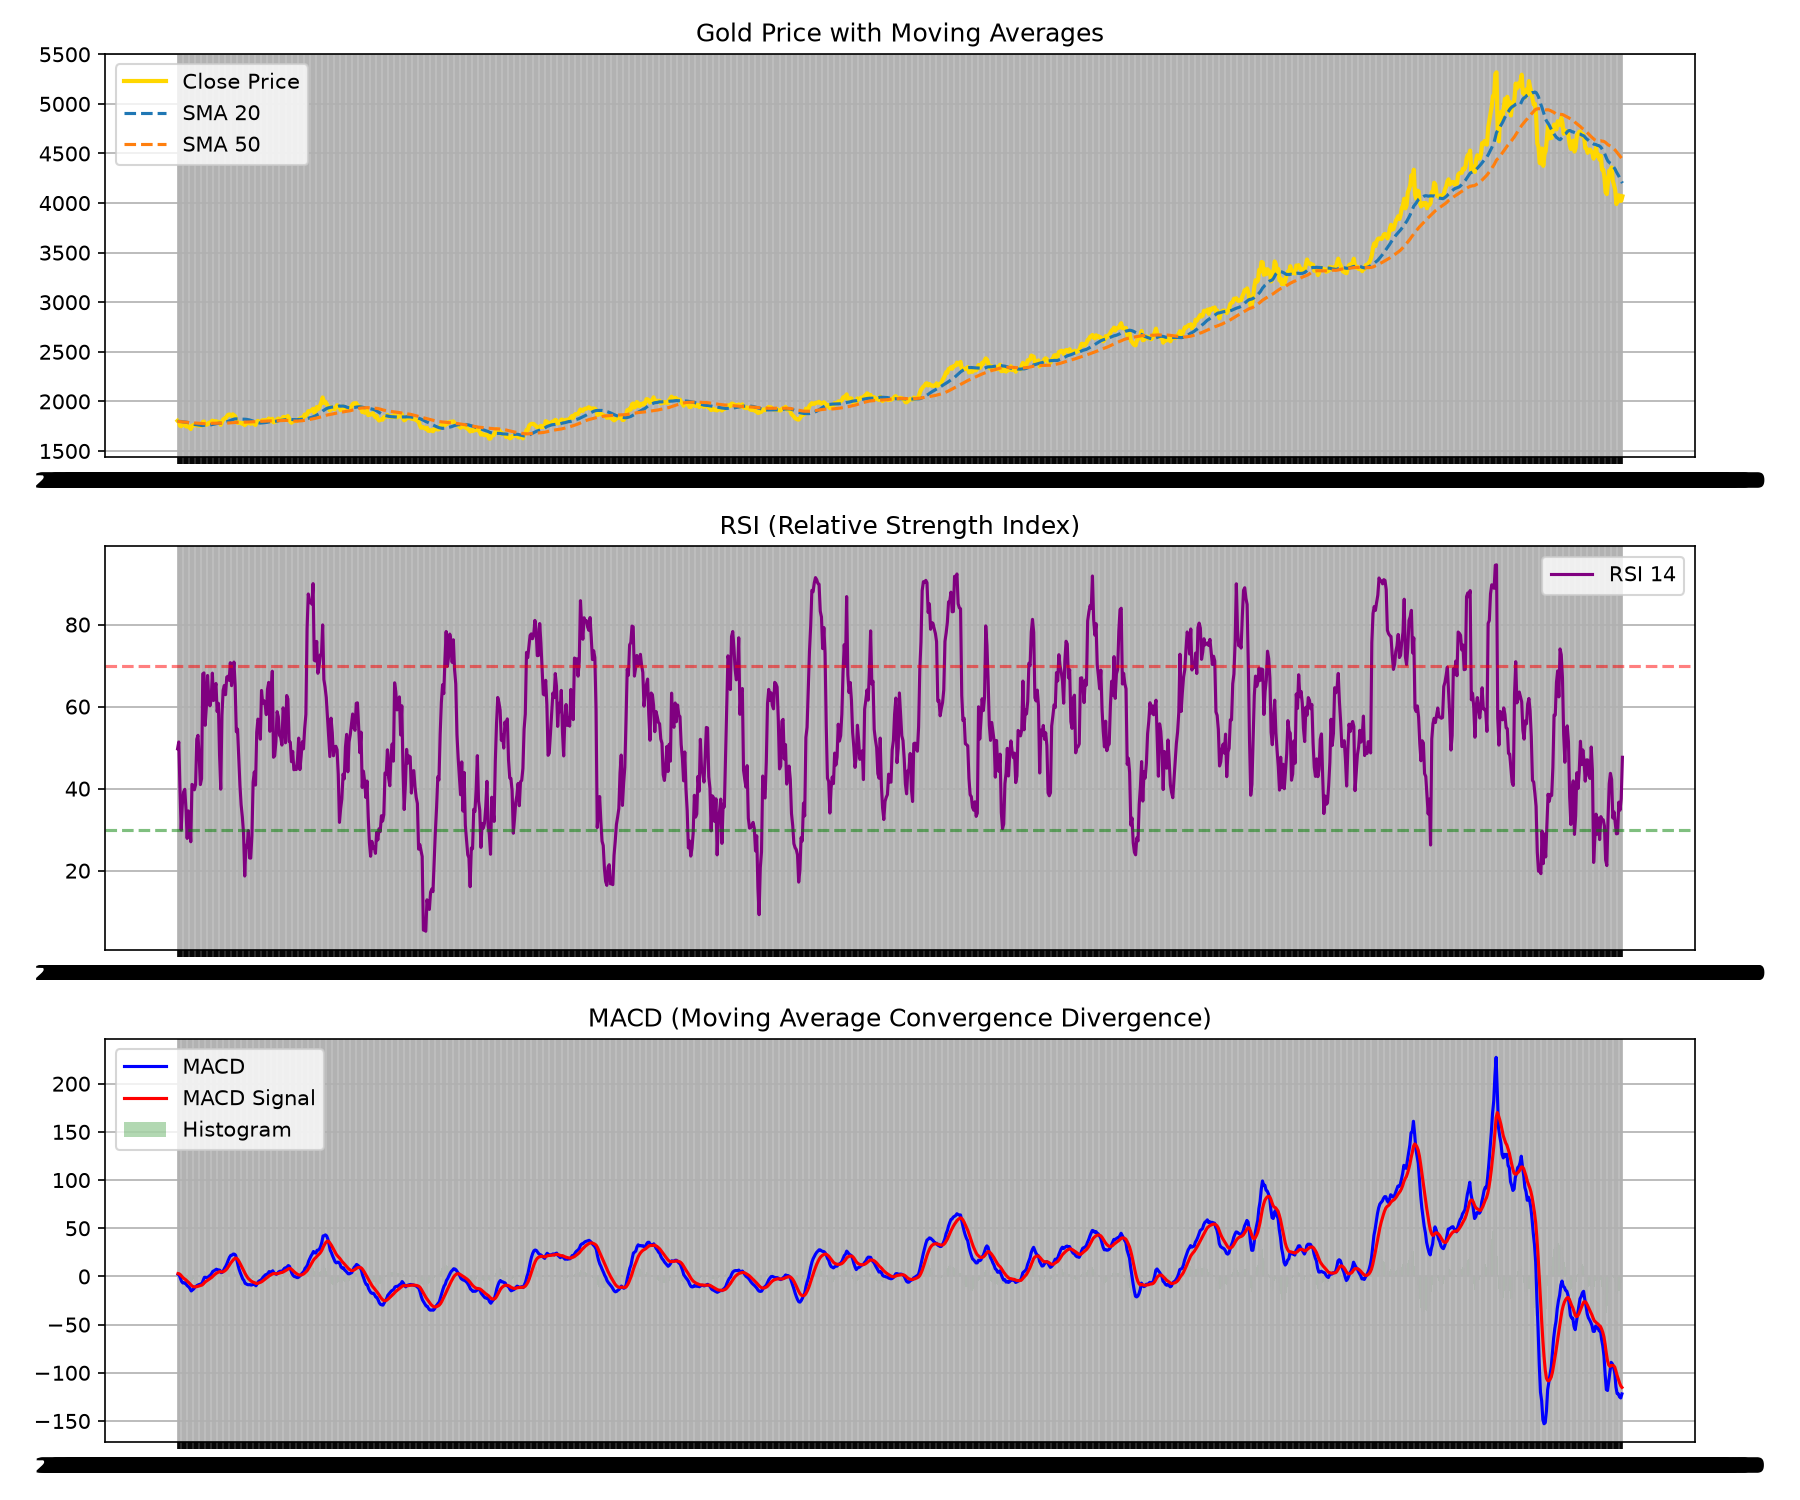

Reproduce this figure in Python.
import pandas as pd
import numpy as np
import matplotlib.pyplot as plt

# Load the data from the CSV file
df = pd.read_csv('gold_price_data.csv', index_col=0, parse_dates=True)

# 1. Moving Averages
df['SMA_20'] = df['Close'].rolling(window=20).mean()          # 20-day Simple Moving Average
df['SMA_50'] = df['Close'].rolling(window=50).mean()          # 50-day Simple Moving Average
df['EMA_20'] = df['Close'].ewm(span=20, adjust=False).mean()  # 20-day Exponential Moving Average

# 2. RSI (Relative Strength Index)
def calculate_rsi(data, window=14):
    delta = data.diff()
    gain = (delta.where(delta > 0, 0)).rolling(window=window).mean()
    loss = (-delta.where(delta < 0, 0)).rolling(window=window).mean()
    rs = gain / loss
    rsi = 100 - (100 / (1 + rs))
    return rsi

df['RSI_14'] = calculate_rsi(df['Close'], 14)

# 3. MACD (Moving Average Convergence Divergence)
exp1 = df['Close'].ewm(span=12, adjust=False).mean()
exp2 = df['Close'].ewm(span=26, adjust=False).mean()
df['MACD'] = exp1 - exp2
df['MACD_Signal'] = df['MACD'].ewm(span=9, adjust=False).mean()
df['MACD_Histogram'] = df['MACD'] - df['MACD_Signal']

# 4. Bollinger Bands
df['BB_Middle'] = df['Close'].rolling(window=20).mean()
bb_std = df['Close'].rolling(window=20).std()
df['BB_Upper'] = df['BB_Middle'] + (bb_std * 2)
df['BB_Lower'] = df['BB_Middle'] - (bb_std * 2)

# 5. Price Change (Target Variable)
df['Price_Change'] = df['Close'].pct_change()          # Percentage change
df['Price_Change_Next'] = df['Price_Change'].shift(-1) # Tomorrow's change (for prediction)

# Remove rows with NaN values (first 50 days due to rolling calculations)
df_clean = df.dropna()

# Save the enriched data
df_clean.to_csv('gold_data_with_features.csv')
print(f"✅ Data with features saved to 'gold_data_with_features.csv'")
print(f"Total rows after cleaning: {len(df_clean)}")
print("\nFeature columns added:")
print(df_clean.columns.tolist())

# Plot some of the indicators
fig, axes = plt.subplots(3, 1, figsize=(12, 10))

# Subplot 1: Price & Moving Averages
axes[0].plot(df_clean.index, df_clean['Close'], label='Close Price', color='gold', linewidth=2)
axes[0].plot(df_clean.index, df_clean['SMA_20'], label='SMA 20', linestyle='--')
axes[0].plot(df_clean.index, df_clean['SMA_50'], label='SMA 50', linestyle='--')
axes[0].set_title('Gold Price with Moving Averages')
axes[0].legend()
axes[0].grid(True)

# Subplot 2: RSI
axes[1].plot(df_clean.index, df_clean['RSI_14'], label='RSI 14', color='purple')
axes[1].axhline(y=70, color='red', linestyle='--', alpha=0.5)
axes[1].axhline(y=30, color='green', linestyle='--', alpha=0.5)
axes[1].set_title('RSI (Relative Strength Index)')
axes[1].legend()
axes[1].grid(True)

# Subplot 3: MACD
axes[2].plot(df_clean.index, df_clean['MACD'], label='MACD', color='blue')
axes[2].plot(df_clean.index, df_clean['MACD_Signal'], label='MACD Signal', color='red')
axes[2].bar(df_clean.index, df_clean['MACD_Histogram'], label='Histogram', color='green', alpha=0.3)
axes[2].set_title('MACD (Moving Average Convergence Divergence)')
axes[2].legend()
axes[2].grid(True)

plt.tight_layout()
plt.savefig('gold_features.png', dpi=150)
plt.show()
